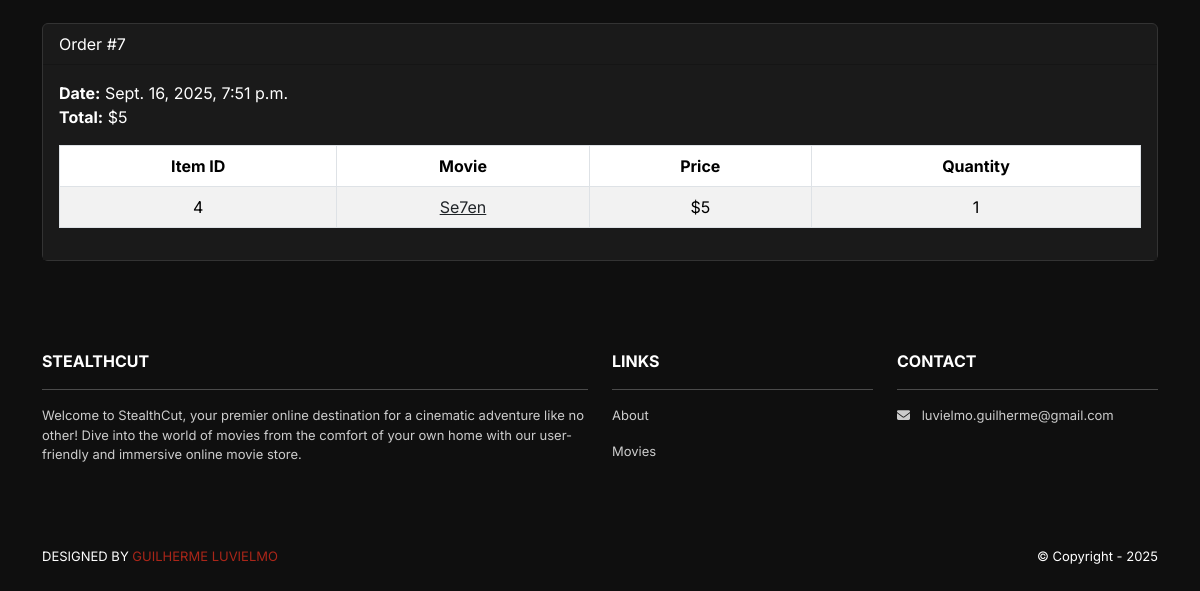
/accounts/orders/ (signed in, lower part), run on an earlier commit of the app's database.
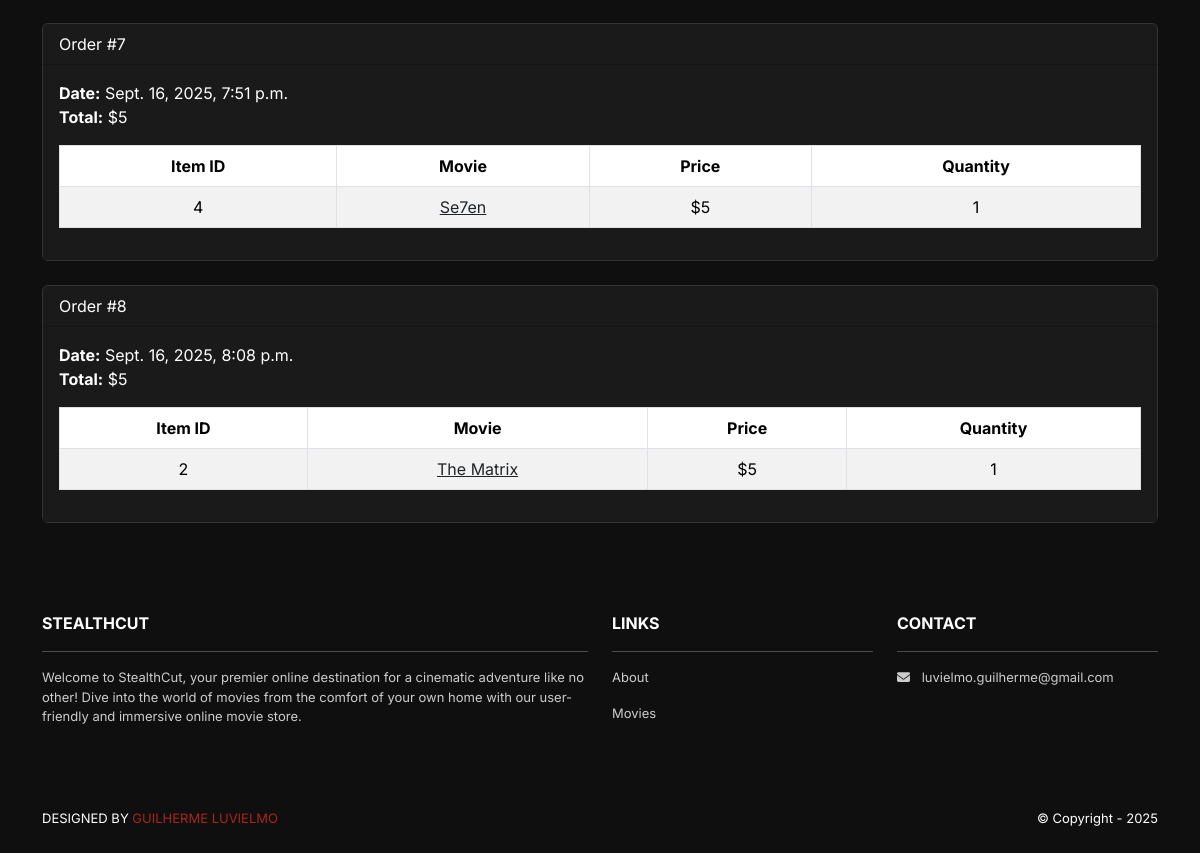
And on a later commit of the database.
### cart/models.py (models this page shows, shortened)
class Order(models.Model):
    id = models.AutoField(primary_key=True)
    total = models.IntegerField()
    date = models.DateTimeField(auto_now_add=True)
    user = models.ForeignKey(User, on_delete=models.CASCADE)

class Item(models.Model):
    id = models.AutoField(primary_key=True)
    price = models.IntegerField()
    quantity = models.IntegerField()
    order = models.ForeignKey(Order,
        on_delete=models.CASCADE)
    movie = models.ForeignKey(Movie,
        on_delete=models.CASCADE)

### movies/models.py (models this page shows, shortened)
class Movie(models.Model):
    id = models.AutoField(primary_key=True)
    name = models.CharField(max_length=255)
    price = models.IntegerField()
    description = models.TextField()
    image = models.ImageField(upload_to='movie_images/')

### accounts/views.py (the view)
# urls.py: path('orders/', views.orders, name='accounts.orders'),
@login_required
def orders(request):
    template_data = {}
    template_data['title'] = 'Orders'
    template_data['orders'] = request.user.order_set.all()
    return render(request, 'accounts/orders.html',
        {'template_data': template_data})

### accounts/templates/accounts/orders.html (shortened to what this page needs)
{% extends 'base.html' %}
{% block content %}
<div class="p-3">
  <div class="container">
    <div class="row mt-3">
      <div class="col mx-auto mb-3">
        {% for order in template_data.orders %}
        <div class="card mb-4">
          <div class="card-header">
            Order #{{ order.id }}
          </div>
          <div class="card-body">
            <b>Date:</b> {{ order.date }}<br />
            <b>Total:</b> ${{ order.total }}<br />
            <table class="table table-bordered
              table-striped text-center mt-3">
              <thead>
                <tr>
                  <th scope="col">Item ID</th>
                  <th scope="col">Movie</th>
                  <th scope="col">Price</th>
                  <th scope="col">Quantity</th>
                </tr>
              </thead>
              <tbody>
                {% for item in order.item_set.all %}
                <tr>
                  <td>{{ item.movie.id }}</td>
                  <td>
                    <a class="link-dark"
                      href="{% url 'movies.show'
                      id=item.movie.id %}">
                      {{ item.movie.name }}
                    </a>
                  </td>
                  <td>${{ item.movie.price }}</td>
                  <td>{{ item.quantity }}</td>
                </tr>
                {% endfor %}
              </tbody>
            </table>
          </div>
        </div>
        {% endfor %}
      </div>
    </div>
  </div>
</div>
{% endblock content %}

What changed in the data, as far as the page shows it:
added Order: id "8", date "Sept. 16, 2025, 8:08 p.m.", total "5"
added Item: movie.id "2", movie.name "The Matrix", movie.price "5", quantity "1", shown under "8"
